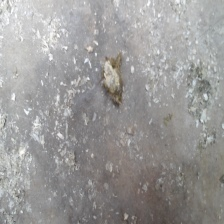
#> input picture dataset/raw/KGL_0059.jpg, 224 x 224 px; its folder holds only this picture in this run
$ python roi_otsu.py --image ../../dataset/raw/KGL_0059.jpg
#> lines starting #> are read from the running program, lines starting #| are printed output that depends on the picture; after the words box and inside, x2 and y2 are one past the last pixel; in counts of white or black regions, pixels touching at a corner belong together
#> in run_preset, img is the input picture: shape (224, 224, 3); mean B, G, R 151.9, 153.1, 154.4
### ROI/ROI 1-0/roi_core.py
"""Detektor ROI ekskreta berbasis threshold Otsu (tunable) + evaluasi + visualisasi tiap tahap.

Alur deteksi (setiap tahap bisa disimpan sebagai gambar):
    01 input -> 02 pemilihan kanal warna -> 03 Gaussian blur -> 04 threshold Otsu
    -> 05 penyeragaman polaritas -> 06 morphological closing
    -> 07 filter kontur (ukuran minimum) -> 08 kotak ROI

Modul ini dipakai oleh roi_otsu.py dan roi_tune.py.
"""
import sys

sys.dont_write_bytecode = True

import argparse
import csv
import json
import time
from dataclasses import asdict, dataclass, replace
from pathlib import Path

import cv2
import numpy as np

ROOT = Path(__file__).resolve().parent.parent.parent   # folder precision-livestock-farming
IMG_DIR = ROOT / "dataset" / "raw"
COCO_JSON = ROOT / "dataset" / "annotations" / "master_cleaned.json"
SPLIT_CSV = ROOT / "dataset" / "split.csv"


# ----------------------------------------------------------------------------
# Parameter (semua yang bisa di-tuning ada di sini)
# ----------------------------------------------------------------------------
@dataclass(frozen=True)
class ROIParams:
    color_space: str = "gray"      # "gray" | "lab" | "hsv"
    channel: int = 0               # indeks kanal untuk lab (0=L,1=a,2=b) / hsv (0=H,1=S,2=V); diabaikan pada gray
    blur_ksize: int = 5            # kernel Gaussian blur (ganjil; 0 = tanpa blur)
    close_ksize: int = 5           # kernel morphological closing (ganjil; 0 = tanpa closing)
    min_area_frac: float = 0.002   # luas kontur minimum sebagai fraksi luas citra (tidak bergantung resolusi)
    max_area_frac: float = 0.95    # kontur yang hampir sebesar citra dianggap latar, dibuang
    polarity: str = "auto"         # "auto" (objek = sisi yang lebih kecil) | "dark" | "bright"
    pad_frac: float = 0.0          # margin tambahan di sekeliling kotak ROI (fraksi sisi kotak)
    roi_mode: str = "union"        # "union" (gabung semua kontur) | "largest" (kontur terbesar saja)


# ----------------------------------------------------------------------------
# Detektor
# ----------------------------------------------------------------------------
@dataclass
class ROIResult:
    box: tuple             # (x1, y1, x2, y2) dalam piksel
    fallback: bool         # True bila tidak ada kontur lolos -> ROI = seluruh citra
    threshold: float       # nilai ambang Otsu
    stages: dict           # nama tahap -> citra BGR (hanya terisi jika return_stages=True)


def _odd(k):
    """Pastikan ukuran kernel ganjil (0 dibiarkan 0)."""
    return k if k <= 0 or k % 2 == 1 else k + 1


def select_channel(img_bgr, color_space, channel):
    """Ubah ke color space yang dipilih dan ambil satu kanal uint8."""
    if color_space == "gray":
        return cv2.cvtColor(img_bgr, cv2.COLOR_BGR2GRAY)
    if color_space == "lab":
        return cv2.cvtColor(img_bgr, cv2.COLOR_BGR2LAB)[..., channel]
    if color_space == "hsv":
        return cv2.cvtColor(img_bgr, cv2.COLOR_BGR2HSV)[..., channel]
    raise ValueError(f"color_space tidak dikenal: {color_space}")


def detect_roi(img_bgr, p: ROIParams, return_stages=False) -> ROIResult:
#> called with return_stages = True
    h, w = img_bgr.shape[:2]
#> h = 224; w = 224
    st = {}
    if return_stages:
        st["01_input"] = img_bgr.copy()

    # 02: kanal warna
    ch = select_channel(img_bgr, p.color_space, p.channel)
    if return_stages:
        st["02_channel"] = ch

    # 03: Gaussian blur untuk menekan derau/tekstur halus latar
    k = _odd(p.blur_ksize)
    blur = cv2.GaussianBlur(ch, (k, k), 0) if k > 0 else ch
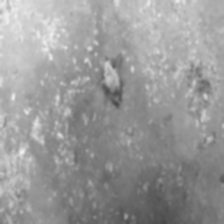
#> blur: shape (224, 224); min 71, max 242, mean 153.3
    if return_stages:
        st["03_blur"] = blur

    # 04: threshold Otsu (ambang dicari otomatis dari histogram)
    thr, binary = cv2.threshold(blur, 0, 255, cv2.THRESH_BINARY + cv2.THRESH_OTSU)
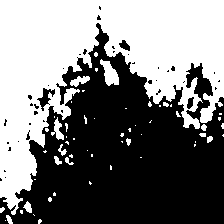
#> binary: shape (224, 224); 47.8% white; 58 white regions (43 under 20 px), largest, box (x1, y1, x2, y2) and area: (0, 0, 224, 215) 22761, (100, 59, 119, 86) 283, (51, 117, 64, 140) 135
#> thr = 154
    if return_stages:
        st["04_otsu"] = binary

    # 05: penyeragaman polaritas agar objek = putih (255)
    if p.polarity == "dark":
        binary = 255 - binary
    elif p.polarity == "auto" and (binary > 0).mean() > 0.5:
        binary = 255 - binary                  # objek diasumsikan menempati area lebih kecil dari latar
    if return_stages:
        st["05_polarity"] = binary

    # 06: closing untuk menutup lubang dan menyambung pecahan objek
    k = _odd(p.close_ksize)
    if k > 0:
        kernel = cv2.getStructuringElement(cv2.MORPH_ELLIPSE, (k, k))
        binary = cv2.morphologyEx(binary, cv2.MORPH_CLOSE, kernel)
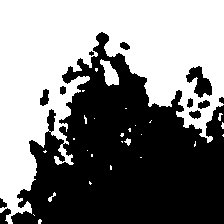
#> binary: shape (224, 224); 50% white; 28 white regions (23 under 20 px)
    if return_stages:
        st["06_closing"] = binary

    # 07: filter kontur berdasarkan luas
    contours, _ = cv2.findContours(binary, cv2.RETR_EXTERNAL, cv2.CHAIN_APPROX_SIMPLE)
#> contours = 28 contours, 25 with area under 20; largest, box (x1, y1, x2, y2) and area: (0, 0, 224, 224) 24830, (100, 59, 119, 86) 250, (124, 138, 131, 146) 21
    lo, hi = p.min_area_frac * h * w, p.max_area_frac * h * w
#> lo = 100.4; hi = 47667.2
    kept = [c for c in contours if lo <= cv2.contourArea(c) <= hi]
#> kept = 2 contours; box (x1, y1, x2, y2) and area: (0, 0, 224, 224) 24830, (100, 59, 119, 86) 250
    if return_stages:
        vis = img_bgr.copy()
        cv2.drawContours(vis, kept, -1, (0, 255, 0), 1)
        st["07_contours"] = vis

    # 08: kotak ROI
    if not kept:
        box, fallback = (0, 0, w, h), True     # tidak ada kandidat -> pakai seluruh citra
    else:
        if p.roi_mode == "largest":
            kept = [max(kept, key=cv2.contourArea)]
        rects = np.array([cv2.boundingRect(c) for c in kept])      # x, y, w, h
#> rects = [[100, 59, 19, 27], [0, 0, 224, 224]]
        x1, y1 = rects[:, 0].min(), rects[:, 1].min()
#> x1 = 0; y1 = 0
        x2, y2 = (rects[:, 0] + rects[:, 2]).max(), (rects[:, 1] + rects[:, 3]).max()
#> x2 = 224; y2 = 224
        px, py = (x2 - x1) * p.pad_frac, (y2 - y1) * p.pad_frac
#> px = 0; py = 0
        box = (int(max(0, x1 - px)), int(max(0, y1 - py)),
               int(min(w, x2 + px)), int(min(h, y2 + py)))
#> box = (0, 0, 224, 224)
        fallback = False
    if return_stages:
        vis = img_bgr.copy()
        cv2.rectangle(vis, box[:2], box[2:], (0, 255, 0), 2)
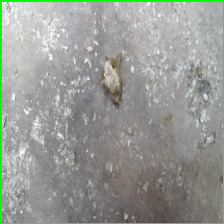
#> vis: shape (224, 224, 3); mean B, G, R 147.4, 155.3, 149.8
        st["08_roi"] = vis
    return ROIResult(box, fallback, float(thr), st)


# ----------------------------------------------------------------------------
# Ground truth & metrik
# ----------------------------------------------------------------------------
# [31 lines left out: functions load_ground_truth, load_split, box_metrics, not called in this run]


def load_images(ids):
    return {i: cv2.imread(str(IMG_DIR / f"{i}.jpg")) for i in ids}


# [23 lines left out: function evaluate, not called in this run]


# ----------------------------------------------------------------------------
# Visualisasi
# ----------------------------------------------------------------------------
def _label(img, text):
    if img.ndim == 2:
        img = cv2.cvtColor(img, cv2.COLOR_GRAY2BGR)
    img = img.copy()
    cv2.rectangle(img, (0, 0), (img.shape[1], 16), (0, 0, 0), -1)
    cv2.putText(img, text, (3, 12), cv2.FONT_HERSHEY_SIMPLEX, 0.4, (255, 255, 255), 1, cv2.LINE_AA)
    return img


def montage(stages, gt_box=None, cols=4):
    """Gabungkan seluruh tahap ke satu gambar grid. Kotak GT (biru) digambar pada tahap akhir."""
#> called with cols = 4
    tiles = []
    for name, im in stages.items():
        im = _label(im, name)
        if gt_box is not None and name == "08_roi":
            cv2.rectangle(im, tuple(map(int, gt_box[:2])), tuple(map(int, gt_box[2:])), (255, 0, 0), 2)
        tiles.append(im)
#> this loop made 8 passes
#> pass 2, in montage, `im = _label(im, name)`:
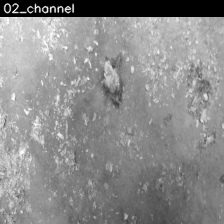
#> im: shape (224, 224, 3); min 0, max 253, mean 139.8
#> pass 3, in montage, `im = _label(im, name)`:
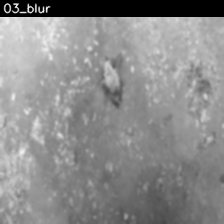
#> im: shape (224, 224, 3); min 0, max 247, mean 139.5
#> after the loop, tiles = 8 items
    while len(tiles) % cols:
        tiles.append(np.zeros_like(tiles[0]))
#> this loop made 0 passes
    rows = [np.hstack(tiles[i:i + cols]) for i in range(0, len(tiles), cols)]
#> rows = 2 items
    return np.vstack(rows)
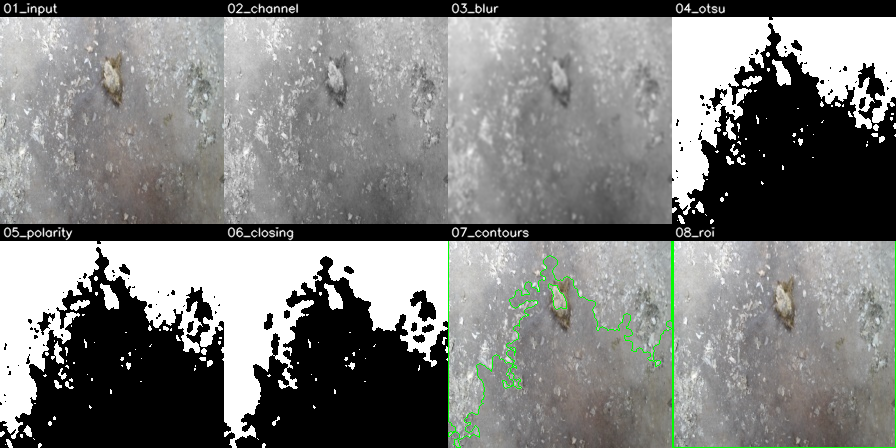
#> returned value: shape (448, 896, 3); mean of channels 0, 1, 2 125.4, 127.2, 126.3; drawn as B, G, R


# [16 lines left out: function load_autocrop_data, not called in this run]


# ----------------------------------------------------------------------------
# Runner untuk preset
# ----------------------------------------------------------------------------
def run_preset(name, params: ROIParams):
    ap = argparse.ArgumentParser(description=f"Detektor ROI Otsu - preset '{name}'")
    ap.add_argument("--split", default="test", choices=["train", "val", "test", "all"],
                    help="subset data yang dievaluasi (default: test)")
    ap.add_argument("--image", help="path satu citra bebas (tanpa evaluasi), hanya visualisasi tahap")
    ap.add_argument("--n-stages", type=int, default=10,
                    help="jumlah citra yang tiap tahapnya disimpan sebagai file terpisah")
    ap.add_argument("--autocrop", action="store_true",
                    help="gunakan citra dari ROI/autocropping/images dan simpan ke output_autocrop/")
    ap.add_argument("--out", default=None)
    args = ap.parse_args()

    default_out = "output_autocrop" if args.autocrop else "output"
    out = (Path(args.out) if args.out else (Path(__file__).parent / default_out)) / name
    (out / "montage").mkdir(parents=True, exist_ok=True)

    if args.image:                                           # mode satu citra
        img = cv2.imread(args.image)
        r = detect_roi(img, params, return_stages=True)
        cv2.imwrite(str(out / "montage" / (Path(args.image).stem + ".png")), montage(r.stages))
        return

    gt = load_ground_truth()
    split = load_split()
    ids = sum(split.values(), []) if args.split == "all" else split[args.split]
    if args.autocrop:
        images, gt = load_autocrop_data(ids, gt)
    else:
        images = load_images(ids)
    summary, rows = evaluate(params, images, gt, collect=True)

    # montage seluruh tahap untuk semua citra + file terpisah per tahap untuk sebagian citra
    for k, r in enumerate(rows):
        res = detect_roi(images[r["image_id"]], params, return_stages=True)
        cv2.imwrite(str(out / "montage" / f"{r['image_id']}.png"), montage(res.stages, r["gt"]))
        if k < args.n_stages:
            d = out / "stages" / r["image_id"]
            d.mkdir(parents=True, exist_ok=True)
            for sname, im in res.stages.items():
                cv2.imwrite(str(d / f"{sname}.png"), im)

    with open(out / "per_image.csv", "w", newline="", encoding="utf8") as f:
        w = csv.writer(f)
        w.writerow(["image_id", "iou", "coverage", "roi_frac", "fallback", "ms", "box", "gt_box"])
        for r in sorted(rows, key=lambda r: r["iou"]):       # terburuk di atas -> mudah ditinjau
            w.writerow([r["image_id"], f"{r['iou']:.4f}", f"{r['coverage']:.4f}", f"{r['roi_frac']:.4f}",
                        r["fallback"], f"{r['ms']:.2f}", r["box"], r["gt"]])
    json.dump({"preset": name, "split": args.split, "params": asdict(params),
               "metrics": {k: float(v) for k, v in summary.items()}},
              open(out / "summary.json", "w", encoding="utf8"), indent=2)

    print(f"[{name}] split={args.split} n={summary['n']}")
    for k, v in summary.items():
        if k != "n":
            print(f"  {k:16s}: {v:.4f}")
    print(f"  output: {out}")

### ROI/ROI 1-0/roi_otsu.py
"""Preset 'teman' (versi awal ROI 1-0): mengikuti 4 parameter tuning dari teman
(color space, kernel blur, kernel closing, ukuran kontur minimum) dengan nilai baseline umum.

Pemakaian:
    python "ROI/ROI 1-0/roi_otsu.py"                       # evaluasi split test + output tiap tahap
    python "ROI/ROI 1-0/roi_otsu.py" --split val
    python "ROI/ROI 1-0/roi_otsu.py" --image path/foto.jpg # visualisasi satu citra bebas
"""
import sys

sys.dont_write_bytecode = True

from roi_core import ROIParams, run_preset

PARAMS = ROIParams(
    color_space="gray",        # 1. color space
    channel=0,
    blur_ksize=5,              # 2. kernel Gaussian blur
    close_ksize=5,             # 3. kernel morphological closing
    min_area_frac=0.002,       # 4. ukuran kontur minimum (0.2% luas citra, ~100 px pada 224x224)
    # sisanya default: polaritas otomatis, tanpa padding, gabungan semua kontur
)

if __name__ == "__main__":
    run_preset("otsu", PARAMS)

$ run again, on dataset/raw/KGL_0265.jpg
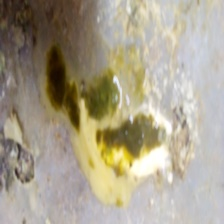
#> input picture dataset/raw/KGL_0265.jpg, 224 x 224 px
#> in run_preset, img is the input picture: shape (224, 224, 3); mean B, G, R 140.8, 160.3, 168.8
#> in detect_roi, `thr, binary = cv2.threshold(blur, 0, 255, cv2.THRESH_BINARY + cv2.THRE..`:
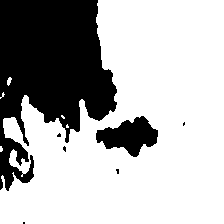
#> binary: shape (224, 224); 70.2% white; 7 black regions (5 under 20 px), largest, box (x1, y1, x2, y2) and area: (0, 0, 117, 191) 13428, (96, 116, 158, 157) 1453
#> thr = 140
#> contours = 7 contours, 5 with area under 20; largest, box (x1, y1, x2, y2) and area: (0, 0, 117, 191) 13848, (96, 116, 158, 157) 1392
#> kept = 2 contours; box (x1, y1, x2, y2) and area: (0, 0, 117, 191) 13848, (96, 116, 158, 157) 1392
#> rects = [[96, 116, 62, 41], [0, 0, 117, 191]]
#> x1 = 0
#> x2 = 158; y2 = 191
#> px = 0
#> box = (0, 0, 158, 191)
#> after the loop in montage, `for name, im in stages.items():`: tiles = 8 items
#> rows = 2 items
#> in montage, `return np.vstack(rows)`:
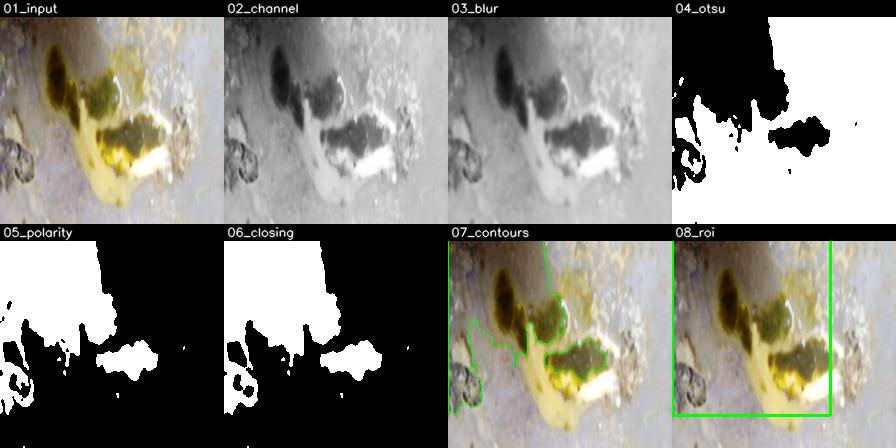
#> returned value: shape (448, 896, 3); mean of channels 0, 1, 2 125, 133.1, 134.6; drawn as B, G, R

$ run again, on dataset/raw/KGL_0303.jpg
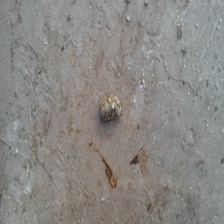
#> input picture dataset/raw/KGL_0303.jpg, 224 x 224 px
#> in run_preset, img is the input picture: shape (224, 224, 3); mean B, G, R 132.5, 135.7, 137.9
#> in detect_roi, `thr, binary = cv2.threshold(blur, 0, 255, cv2.THRESH_BINARY + cv2.THRE..`:
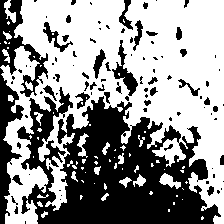
#> binary: shape (224, 224); 58.3% white; 98 black regions (60 under 20 px), largest, box (x1, y1, x2, y2) and area: (17, 87, 221, 224) 15198, (0, 0, 48, 97) 1554, (0, 68, 24, 224) 1513
#> thr = 134
#> contours = 49 contours, 38 with area under 20; largest, box (x1, y1, x2, y2) and area: (0, 0, 222, 224) 26006, (119, 0, 158, 51) 339, (43, 22, 73, 52) 244, (178, 79, 210, 106) 116, (143, 87, 158, 112) 101
#> kept = 5 contours; box (x1, y1, x2, y2) and area: (0, 0, 222, 224) 26006, (119, 0, 158, 51) 339, (43, 22, 73, 52) 244, (178, 79, 210, 106) 116, (143, 87, 158, 112) 101
#> rects = [[143, 87, 15, 25], [178, 79, 32, 27], [43, 22, 30, 30], [119, 0, 39, 51], [0, 0, 222, 224]]
#> x1 = 0
#> x2 = 222; y2 = 224
#> px = 0
#> box = (0, 0, 222, 224)
#> after the loop in montage, `for name, im in stages.items():`: tiles = 8 items
#> rows = 2 items
#> in montage, `return np.vstack(rows)`:
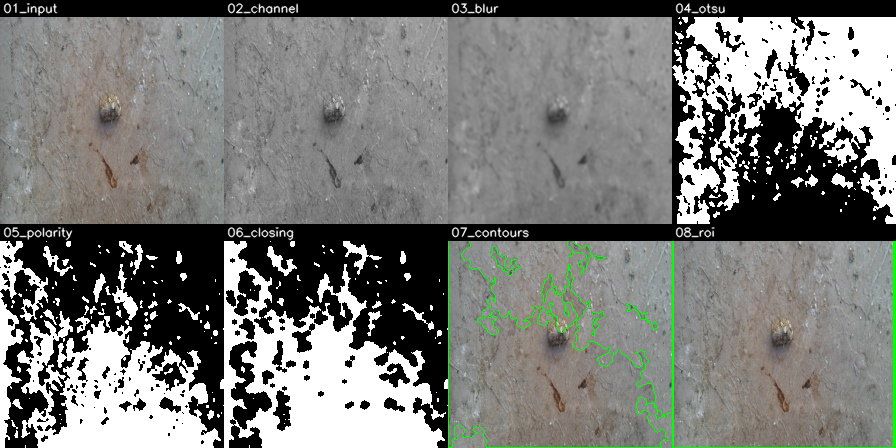
#> returned value: shape (448, 896, 3); mean of channels 0, 1, 2 120.7, 123.9, 122.8; drawn as B, G, R

$ run again, on dataset/raw/healthy-13_jpg.rf.tmlqIOpjLJyvhkpmP9iR.jpg
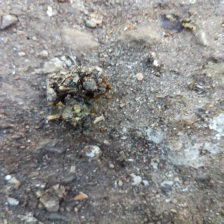
#> input picture dataset/raw/healthy-13_jpg.rf.tmlqIOpjLJyvhkpmP9iR.jpg, 224 x 224 px
#> in run_preset, img is the input picture: shape (224, 224, 3); mean B, G, R 137, 138.5, 139.3
#> thr = 138
#> contours = 51 contours, 38 with area under 20; largest, box (x1, y1, x2, y2) and area: (0, 39, 224, 224) 26676, (161, 14, 194, 36) 336, (185, 73, 215, 94) 236, (141, 56, 163, 77) 200, (0, 20, 19, 33) 102
#> kept = 5 contours; box (x1, y1, x2, y2) and area: (0, 39, 224, 224) 26676, (161, 14, 194, 36) 336, (185, 73, 215, 94) 236, (141, 56, 163, 77) 200, (0, 20, 19, 33) 102
#> rects = [[185, 73, 30, 21], [141, 56, 22, 21], [0, 39, 224, 185], [0, 20, 19, 13], [161, 14, 33, 22]]
#> x1 = 0; y1 = 14
#> x2 = 224
#> px = 0
#> box = (0, 14, 224, 224)
#> after the loop in montage, `for name, im in stages.items():`: tiles = 8 items
#> rows = 2 items
#> in montage, `return np.vstack(rows)`:
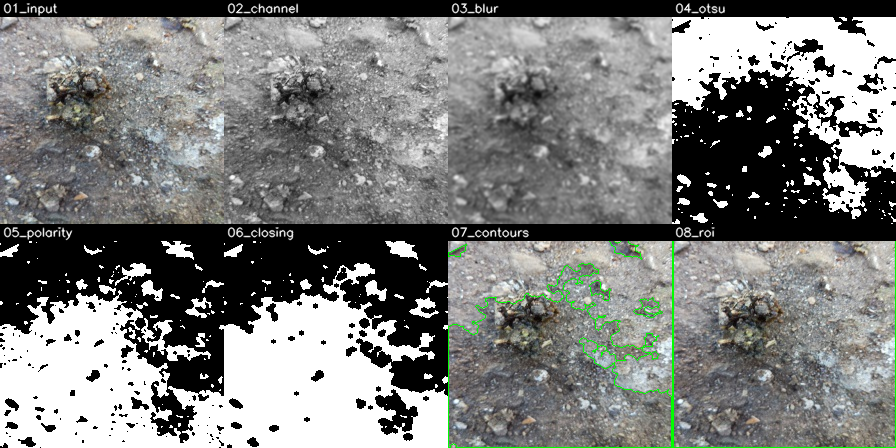
#> returned value: shape (448, 896, 3); mean of channels 0, 1, 2 124.4, 126.4, 125.1; drawn as B, G, R
